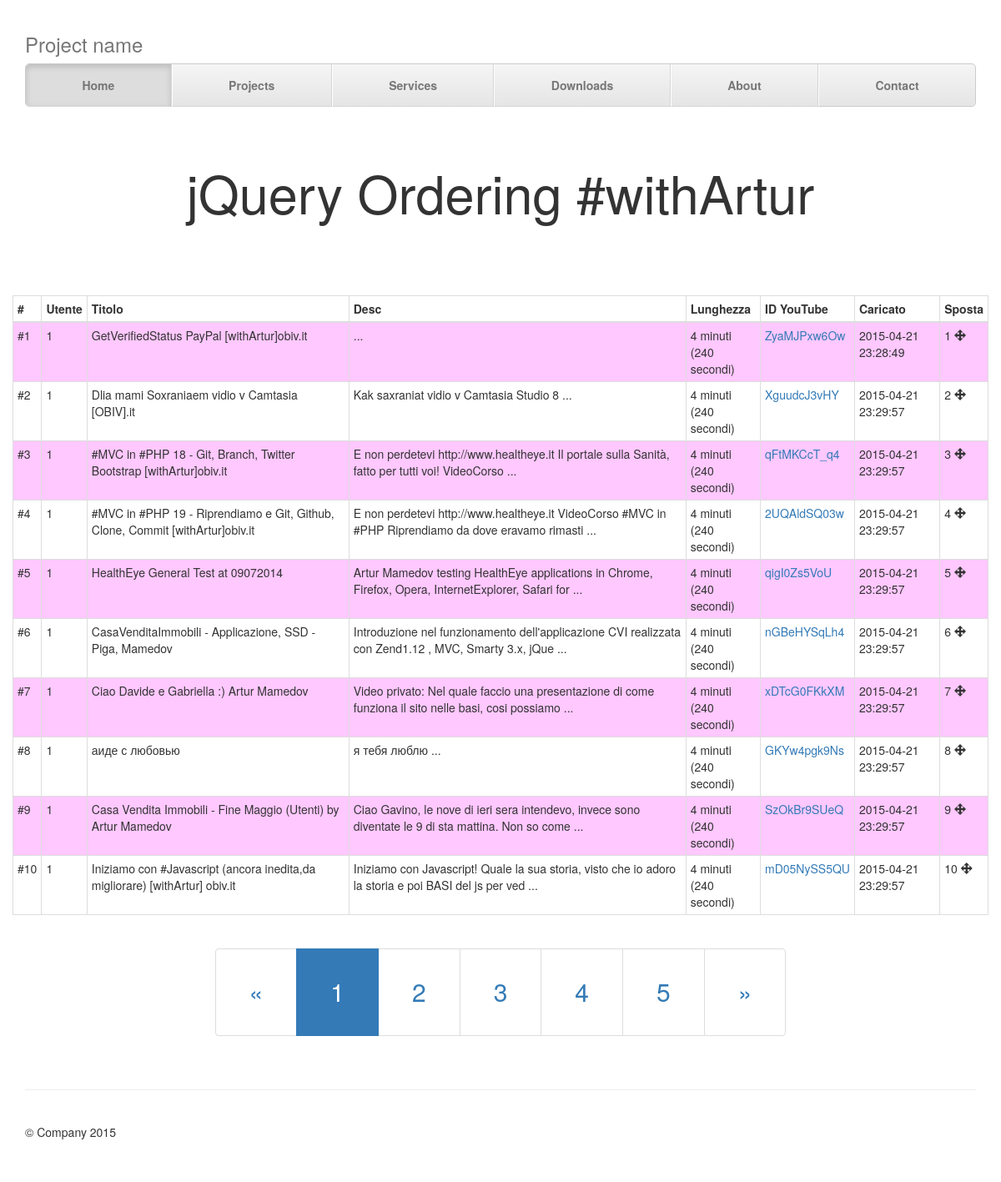
The page / on the database its author committed.
### tables this page shows
CREATE TABLE IF NOT EXISTS `jowa_videos` (
  `id` bigint(20) unsigned NOT NULL,
  `user_id` bigint(20) unsigned NOT NULL,
  `position` bigint(20) unsigned NOT NULL,
  `title` varchar(255) NOT NULL,
  `description` text NOT NULL,
  `lenght_seconds` int(10) unsigned NOT NULL,
  `id_youtube` varchar(255) NOT NULL,
  `ts_uploaded` timestamp NOT NULL DEFAULT CURRENT_TIMESTAMP
);

### libraries/Mysqli.php (called while the page is built, shortened)
<?php
class Database_Mysqli {
    private $query;
    private $_connection = null;
    private $result;
    public $charset = 'utf8';
    public function config($host = null, $user = null, $password = null, $database = null, $charset = null, $port = null, $socket = null){
        $this->host = ($host != null)?$host:$this->host;
        $this->user = ($user != null)?$user:$this->user;
        $this->password = ($password != null)?$password:$this->password;
        $this->database = ($database != null)?$database:$this->database;
        $this->charset = ($charset != null)?$charset:$this->charset;
        $this->port = ($port != null)?$port:$this->port;
        $this->socket = ($socket != null)?$socket:$this->socket;
        return true;
    }
    public function _connect(){
        if($this->_connection) {
            return;
        }
        $this->_connection = new mysqli($this->host, $this->user, $this->password, $this->database, $this->port, $this->socket);
        if(mysqli_connect_errno()){
            $this->_disconnect();
            throw new Exception('No Connect to DB error: '. mysqli_connect_error());
        } else
            $this->_connection->set_charset($this->charset);
        return true;
    }
    public function query($sql = null){
        if($sql != null)
            $this->query = $sql;
        $this->result = $this->_connection->query($this->query);
        return $this->result;
    }
    public function fetch($style = null, $result = null)
    {
        $row = false;
        switch ($style) {
            case'FETCH_NUM':
                $row = $this->result->num_rows;
                break;
        }
        return $row;
    }
    public function fetchAll($style = null, $result = null)
    {
        $row = false;
        switch ($style) {
            case'FETCH_OBJ':
                while($res = $this->result->fetch_object()){
                    $row[] = $res;
                }
            break;
        }
        return $row;
    }
    public function __set($name, $value){
        if(isset($this->$name) || $this->$name == null){
            return true;
        }
        return false;
    }
    public function __get($name){
        return (isset($this->$name)) ? $this->$name : null;
    }
}
?>

### index.php (the view, shortened to what this page needs)
<?php
require_once 'libraries/Mysqli.php';
$db = new Database_Mysqli('localhost', 'root', '', 'jowa');
$db->query('SELECT * FROM jowa_videos');
$videos_num = $db->fetch(Database_Mysqli::FETCH_NUM);
$real_page = (isset($_GET['page'])) ? $_GET['page'] : 1;
$page = $real_page - 1;
$offset = $page * 10;
$limit = 10;
$db->query("SELECT * FROM jowa_videos ORDER BY position ASC LIMIT {$offset}, {$limit}");
$videos = $db->fetchAll(Database_Mysqli::FETCH_OBJ);
?>
<!doctype html>
<html class="no-js" lang="">
    <head>
		<link rel="stylesheet" href="https://maxcdn.bootstrapcdn.com/bootstrap/3.3.4/css/bootstrap.min.css">
        <link rel="stylesheet" href="css/style.css">
    </head>
    <body>
    <div class="container">
      <div class="masthead">
        <h3 class="text-muted">Project name</h3>
        <nav>
          <ul class="nav nav-justified">
            <li class="active"><a href="#">Home</a></li>
            <li><a href="#">Projects</a></li>
            <li><a href="#">Services</a></li>
            <li><a href="#">Downloads</a></li>
            <li><a href="#">About</a></li>
            <li><a href="#">Contact</a></li>
          </ul>
        </nav>
      </div>
      <div class="jumbotron">
        <h1>jQuery Ordering #withArtur</h1>
      </div>
        <div class="row">
            <table class="table table-striped table-hover table-bordered table-condensed">
                <thead>
                    <th>#</th>
                    <th>Utente</th>
                    <th>Titolo</th>
                    <th>Desc</th>
                    <th>Lunghezza</th>
                    <th>ID YouTube</th>
                    <th>Caricato</th>
                    <th>Sposta</th>
                </thead>
                <tbody id="sortable">
                    <?php foreach($videos as $video): ?>
                    <tr class="ui-state-default" data-elementid="<?php echo $video->id; ?>">
                        <td class="">
                            #<?php echo $video->id; ?>
                        </td>
                        <td><?php echo $video->user_id; ?></td>
                        <td><?php echo $video->title; ?></td>
                        <td>
                            <?php echo substr($video->description, 0, 100); ?>
                            ...
                        </td>
                        <td>
                            <?php echo $video->lenght_seconds / 60; ?> minuti
                            <br>
                            (<?php echo $video->lenght_seconds; ?> secondi)
                        </td>
                        <td><a href="https://youtu.be/<?php echo $video->id_youtube; ?>" target="_blank"><?php echo $video->id_youtube; ?></a></td>
                        <td><?php echo $video->ts_uploaded; ?></td>
						<td class="srtbl-move">
                            <?php echo $video->position; ?>
                            <i class="glyphicon glyphicon-move"></i>
                        </td>
                    </tr>
                    <?php endforeach; ?>
                </tbody>
            </table>
            <nav class="text-center">
                <ul id="pagination" class="pagination">
                  <li>
                    <a href="#" aria-label="Previous" class="connectPage">
                      <span aria-hidden="true">&laquo;</span>
                    </a>
                  </li>
                    <?php for($p=1;$p<=$videos_num/10;$p++): ?>
                        <li class="<?php echo ($real_page == $p) ? 'active' : ''; ?>"><a href="/index.php?page=<?php echo $p; ?>" class="connectPage" data-page="<?php echo $p; ?>"><?php echo $p; ?></a></li>
                    <?php endfor; ?>
                  <li>
                    <a href="#" aria-label="Next" class="connectPage">
                      <span aria-hidden="true">&raquo;</span>
                    </a>
                  </li>
                </ul>
        </div>
        <footer class="footer">
            <p>&copy; Company 2015</p>
        </footer>
        </div>
    </body>
</html>

### css/style.css (style rules this page uses)
html { color: #222; font-size: 1em; line-height: 1.4; }
body { padding-top: 20px; }
.footer { padding-top: 40px; padding-bottom: 40px; margin-top: 40px; border-top: 1px solid #eee; }
.jumbotron { text-align: center; background-color: transparent; }
.nav-justified { background-color: #eee; border: 1px solid #ccc; border-radius: 5px; }
.nav-justified > li > a { padding-top: 15px; padding-bottom: 15px; margin-bottom: 0; font-weight: bold; color: #777; text-align: center; background-color: #e5e5e5; background-image: -webkit-gradient(linear, left top, left bottom, from(#f5f5f5), to(#e5e5e5)); background-image: -webkit-linear-gradient(top, #f5f5f5 0%, #e5e5e5 100%); background-image: -o-linear-gradient(top, #f5f5f5 0%, #e5e5e5 100%); background-image: -webkit-gradient(linear, left top, left bottom, from(top), color-stop(0%, #f5f5f5), to(#e5e5e5)); background-image: linear-gradient(top, #f5f5f5 0%, #e5e5e5 100%); filter: progid:DXImageTransform.Microsoft.gradient( startColorstr='#f5f5f5', endColorstr='#e5e5e5',GradientType=0 ); background-repeat: repeat-x; border-bottom: 1px solid #d5d5d5; }
.nav-justified > .active > a, .nav-justified > .active > a:hover, .nav-justified > .active > a:focus { background-color: #ddd; background-image: none; -webkit-box-shadow: inset 0 3px 7px rgba(0,0,0,.15); box-shadow: inset 0 3px 7px rgba(0,0,0,.15); }
.nav-justified > li:first-child > a { border-radius: 5px 5px 0 0; }
.nav-justified > li:last-child > a { border-bottom: 0; border-radius: 0 0 5px 5px; }
@media (min-width: 768px) { .nav-justified { max-height: 52px; } }
@media (min-width: 768px) { .nav-justified > li > a { border-right: 1px solid #d5d5d5; border-left: 1px solid #fff; } }
@media (min-width: 768px) { .nav-justified > li:first-child > a { border-left: 0; border-radius: 5px 0 0 5px; } }
@media (min-width: 768px) { .nav-justified > li:last-child > a { border-right: 0; border-radius: 0 5px 5px 0; } }
@media screen and (min-width: 768px) { .masthead, .marketing, .footer { padding-right: 0; padding-left: 0; } }

### index.php (style rules this page uses)
.table-striped > tbody > tr:nth-of-type(2n+1) { background-color: #ffc8ff; }
#pagination a { font-size: 30px; padding: 30px 40px; }

### rows shown on the page
jowa_videos: id "1", user "1", title "GetVerifiedStatus PayPal [withArtur]obiv.it", $video->lenght_seconds/60 "4", lenght_seconds "240", id_youtube "ZyaMJPxw6Ow", ts_uploaded "2015-04-21 23:28:49", position "1"
jowa_videos: id "2", user "1", title "Dlia mami Soxraniaem vidio v Camtasia [OBIV].it", description "Kak saxraniat vidio v Camtasia Studio 8", $video->lenght_seconds/60 "4", lenght_seconds "240", id_youtube "XguudcJ3vHY", ts_uploaded "2015-04-21 23:29:57", position "2"
jowa_videos: id "3", user "1", title "#MVC in #PHP 18 - Git, Branch, Twitter Bootstrap [withArtur]obiv.it", description "E non perdetevi http://www.healtheye.it Il portale sulla Sanità, fatto per tutti voi! VideoCorso", $video->lenght_seconds/60 "4", lenght_seconds "240", id_youtube "qFtMKCcT_q4", ts_uploaded "2015-04-21 23:29:57", position "3"
jowa_videos: id "4", user "1", title "#MVC in #PHP 19 - Riprendiamo e Git, Github, Clone, Commit [withArtur]obiv.it", description "E non perdetevi http://www.healtheye.it VideoCorso #MVC in #PHP Riprendiamo da dove eravamo rimasti", $video->lenght_seconds/60 "4", lenght_seconds "240", id_youtube "2UQAldSQ03w", ts_uploaded "2015-04-21 23:29:57", position "4"
jowa_videos: id "5", user "1", title "HealthEye General Test at 09072014", description "Artur Mamedov testing HealthEye applications in Chrome, Firefox, Opera, InternetExplorer, Safari for", $video->lenght_seconds/60 "4", lenght_seconds "240", id_youtube "qigI0Zs5VoU", ts_uploaded "2015-04-21 23:29:57", position "5"
jowa_videos: id "6", user "1", title "CasaVenditaImmobili - Applicazione, SSD - Piga, Mamedov", description "Introduzione nel funzionamento dell'applicazione CVI realizzata con Zend1.12 , MVC, Smarty 3.x, jQue", $video->lenght_seconds/60 "4", lenght_seconds "240", id_youtube "nGBeHYSqLh4", ts_uploaded "2015-04-21 23:29:57", position "6"
jowa_videos: id "7", user "1", title "Ciao Davide e Gabriella :) Artur Mamedov", description "Video privato: Nel quale faccio una presentazione di come funziona il sito nelle basi, cosi possiamo", $video->lenght_seconds/60 "4", lenght_seconds "240", id_youtube "xDTcG0FKkXM", ts_uploaded "2015-04-21 23:29:57", position "7"
jowa_videos: id "8", user "1", title "аиде с любовью", description "я тебя люблю", $video->lenght_seconds/60 "4", lenght_seconds "240", id_youtube "GKYw4pgk9Ns", ts_uploaded "2015-04-21 23:29:57", position "8"
jowa_videos: id "9", user "1", title "Casa Vendita Immobili - Fine Maggio (Utenti) by Artur Mamedov", description "Ciao Gavino, le nove di ieri sera intendevo, invece sono diventate le 9 di sta mattina. Non so come", $video->lenght_seconds/60 "4", lenght_seconds "240", id_youtube "SzOkBr9SUeQ", ts_uploaded "2015-04-21 23:29:57", position "9"
jowa_videos: id "10", user "1", title "Iniziamo con #Javascript (ancora inedita,da migliorare) [withArtur] obiv.it", description "Iniziamo con Javascript! Quale la sua storia, visto che io adoro la storia e poi BASI del js per ved", $video->lenght_seconds/60 "4", lenght_seconds "240", id_youtube "mD05NySS5QU", ts_uploaded "2015-04-21 23:29:57", position "10"
